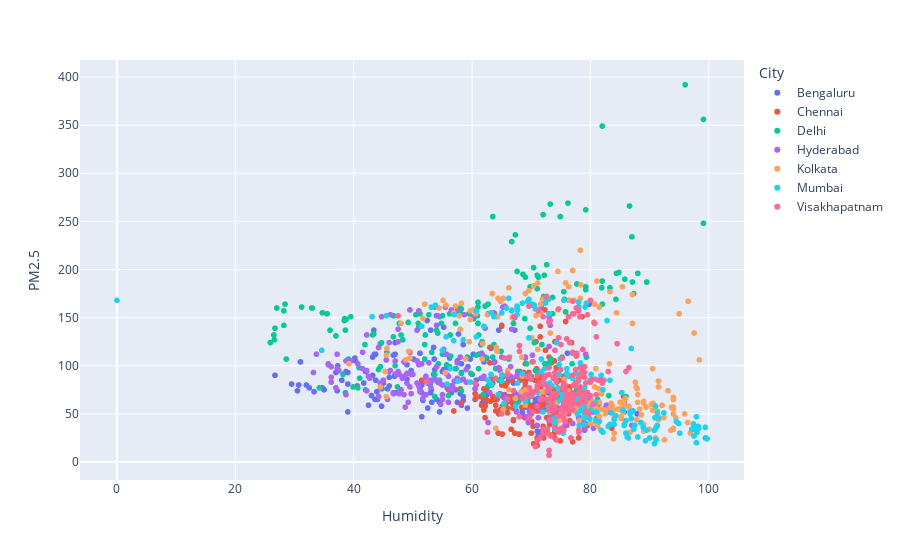

The notebook cell this image was saved under:
### Code cell
fig=px.scatter(d1,'median_x','median_y',color="City",labels={'median_x':'Humidity','median_y':'PM2.5'})
fig.show()
fig.write_image(f'images/pm2.5_humidity.png')

### Figure 1 — Plotly figure (JSON) as saved in the notebook; plotly's stock layout.template omitted (floating-point values rounded to 4 significant figures; data arrays with more than 128 entries replaced by an {"elided": "..."} marker saying what was removed)
{"data": [{"hovertemplate": "City=Bengaluru<br>Humidity=%{x}<br>PM2.5=%{y}<extra></extra>", "legendgroup": "Bengaluru", "marker": {"color": "#636efa", "symbol": "circle"}, "mode": "markers", "name": "Bengaluru", "showlegend": true, "type": "scattergl", "x": {"elided": "194 float values"}, "xaxis": "x", "y": {"elided": "194 int values"}, "yaxis": "y"}, {"hovertemplate": "City=Chennai<br>Humidity=%{x}<br>PM2.5=%{y}<extra></extra>", "legendgroup": "Chennai", "marker": {"color": "#EF553B", "symbol": "circle"}, "mode": "markers", "name": "Chennai", "showlegend": true, "type": "scattergl", "x": {"elided": "193 float values"}, "xaxis": "x", "y": {"elided": "193 int values"}, "yaxis": "y"}, {"hovertemplate": "City=Delhi<br>Humidity=%{x}<br>PM2.5=%{y}<extra></extra>", "legendgroup": "Delhi", "marker": {"color": "#00cc96", "symbol": "circle"}, "mode": "markers", "name": "Delhi", "showlegend": true, "type": "scattergl", "x": {"elided": "198 float values"}, "xaxis": "x", "y": {"elided": "198 int values"}, "yaxis": "y"}, {"hovertemplate": "City=Hyderabad<br>Humidity=%{x}<br>PM2.5=%{y}<extra></extra>", "legendgroup": "Hyderabad", "marker": {"color": "#ab63fa", "symbol": "circle"}, "mode": "markers", "name": "Hyderabad", "showlegend": true, "type": "scattergl", "x": {"elided": "193 float values"}, "xaxis": "x", "y": {"elided": "193 int values"}, "yaxis": "y"}, {"hovertemplate": "City=Kolkata<br>Humidity=%{x}<br>PM2.5=%{y}<extra></extra>", "legendgroup": "Kolkata", "marker": {"color": "#FFA15A", "symbol": "circle"}, "mode": "markers", "name": "Kolkata", "showlegend": true, "type": "scattergl", "x": {"elided": "193 float values"}, "xaxis": "x", "y": {"elided": "193 int values"}, "yaxis": "y"}, {"hovertemplate": "City=Mumbai<br>Humidity=%{x}<br>PM2.5=%{y}<extra></extra>", "legendgroup": "Mumbai", "marker": {"color": "#19d3f3", "symbol": "circle"}, "mode": "markers", "name": "Mumbai", "showlegend": true, "type": "scattergl", "x": {"elided": "194 float values"}, "xaxis": "x", "y": {"elided": "194 int values"}, "yaxis": "y"}, {"hovertemplate": "City=Visakhapatnam<br>Humidity=%{x}<br>PM2.5=%{y}<extra></extra>", "legendgroup": "Visakhapatnam", "marker": {"color": "#FF6692", "symbol": "circle"}, "mode": "markers", "name": "Visakhapatnam", "showlegend": true, "type": "scattergl", "x": {"elided": "190 float values"}, "xaxis": "x", "y": {"elided": "190 int values"}, "yaxis": "y"}], "layout": {"autosize": true, "legend": {"title": {"text": "City"}, "tracegroupgap": 0}, "margin": {"t": 60}, "xaxis": {"anchor": "y", "autorange": true, "domain": [0, 1], "range": [-6.179, 105.9], "title": {"text": "Humidity"}, "type": "linear"}, "yaxis": {"anchor": "x", "autorange": true, "domain": [0, 1], "range": [-20.3, 419.3], "title": {"text": "PM2.5"}, "type": "linear"}}}
